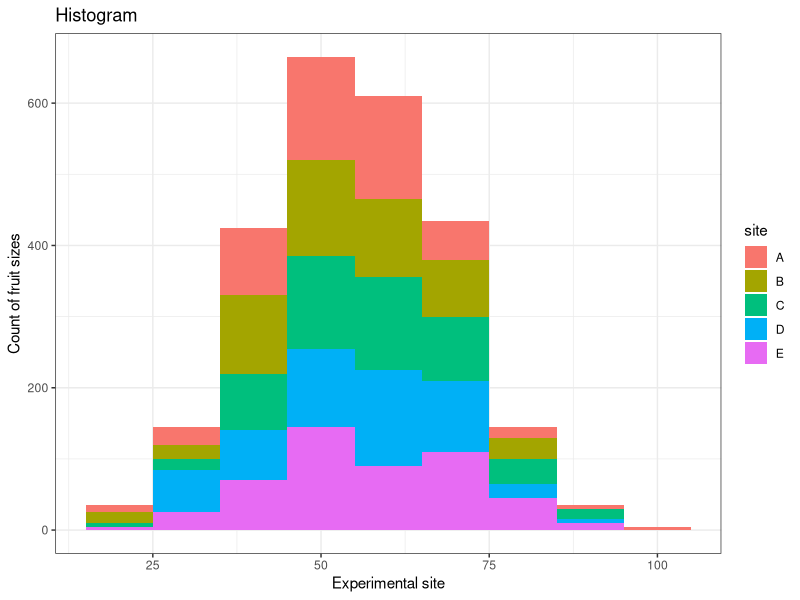

The R script that drew this image: (Note: this script raises an error after producing the figure.)
## ---- chunk 1
library(ggplot2)
library(grid)
library("RColorBrewer")
  
# first re-create fake data from hw #7 & #8
forest <- rnorm(n=500,mean=10,sd=2) 
noise <- rnorm(n=500, sd=10) 
fruit <- 5.5 + forest*5 + noise

# add new variables to have more to play with in graphs
category <- rep(c("Ant", "No Ant"), each=250)  
site = rep(c("A","B","C","D","E"), each=100, times=5)   # added 5 sites
 
# put data into a dataframe
ID <- seq_len(500) 
fake_data <- data.frame(ID,forest,fruit,category, site)

# look at the data
head(fake_data)

myColors <- brewer.pal(6,"Set1")
names(myColors) <- levels(fake_data$category)
## ---- chunk 2
p1 <- ggplot(data=fake_data, aes(x=fruit, fill= site)) +
  geom_histogram(binwidth = 10) +
  ylab("Count of fruit sizes") +
  xlab("Experimental site") + 
  ggtitle("Histogram") +
  theme_bw()

print(p1)
## ---- chunk 3
p2 <- ggplot(fake_data, aes(forest, fruit)) +
  geom_point(aes(colour = factor(category), shape = factor(site))) +
   labs(
    x = "Coffee fruit size (mg)",
    y = "Forest cover in 1 km radius (%)",
    colour = "category",
    shape = "site") +
  scale_colour_manual(values = colors) +
  theme_classic() +
  ggtitle("Trends")
  
print(p2)
## ---- chunk 4
p3 <- ggplot(data=fake_data, aes(x=forest,y=fruit), col=site, fill=category) + 
  facet_grid(~site) +
  geom_boxplot(aes(y=fruit, lty=category), size=0.5) +
  ylab("Coffee fruit size (mg)") +
  xlab("Forest cover in 1 km radius (%)") + 
  theme_dark() 
  
print(p3)
## ---- chunk 5
p4 <- ggplot(data=fake_data, aes(x=forest,y=fruit, group=interaction(site), col=site )) + 
  facet_grid(~category) +
  geom_point(alpha = 0.3) + 
  ylab("Coffee fruit size (mg)") +
  xlab("Forest cover in 1 km radius (%)") + 
  theme_classic()
  

print(p4)

## ---- chunk 6
# setting new color palette
myColors <- brewer.pal(9,"Set1")
names(myColors) <- levels(fake_data$category)

ggplot(data=fake_data, aes(x=forest,y=fruit), col=site, color=category) + 
  facet_grid(~site) +
  geom_violin(aes(y=fruit, color=category), size=0.5) +
  ylab("Coffee berry size (mg)") +
  xlab("Forest cover in 1 km radius (%)") + 
  scale_colour_manual(name="category", values=myColors)
  theme_minimal()

ggplot(data=fake_data, aes(x=forest,y=fruit), col=site, color=category) + 
  facet_grid(~site) +
  geom_jitter(aes(y=fruit, color=category), size=1) +
  scale_colour_manual(name="category", values=myColors) +
  ylab("Coffee berry size (mg)") +
  xlab("Forest cover in 1 km radius (%)") + 
  theme_gray()

ggplot(data=fake_data, aes(x=forest,y=fruit), col=site, color=category) + 
  facet_grid(~site) +
  geom_jitter(aes(y=fruit, color=category), size=1) +
  scale_colour_manual(name="category", values=myColors) +
  theme_void()
## ---- chunk 7
p5 <- ggplot(fake_data, aes(x=forest,y=fruit), fill= category) +
  geom_jitter(aes(y=fruit, color=category), size=1) +
  stat_smooth(method=lm) +
  facet_wrap(~site) + 
  theme(
  legend.position = c(.65, .65),
  legend.justification = c("right", "top"),
  legend.box.just = "right",
  legend.margin = margin(6, 6, 6, 6))

print(p5)
## ---- chunk 8
p6 <- ggplot(data=fake_data, aes(x=forest,y=fruit), color=category) + 
  geom_point(size=0.5, alpha = 0.8) +
  geom_line(aes(y = fruit), size = 0.1) +
  scale_colour_manual(values=c("yellow","black")) +
  ylab("Coffee berry size (mg)") +
  xlab("Forest cover in 1 km radius (%)") + 
  geom_hline(yintercept=50, linetype="dashed") +
  theme_bw() +
  theme(legend.box.background = element_rect(),
  legend.box.margin = margin(6, 6, 6, 6))

print(p6)
## ---- chunk 9
mytheme <- theme(axis.title.x = element_text(size=20, color = "black", face = "bold"), 
                 axis.title.y = element_text(size=20, color = "black", face = "bold"),
                 axis.text = element_text(size=15, color ="black"),legend.title=element_blank(),
                 legend.position=c("right"),legend.background=element_rect(colour="black",size=0.4),
                 panel.background = element_rect(colour = "black", size=0.5, fill=NA)) +
  theme(legend.text=element_text(size=18)) 

# create a color palette
colors <- c("Ant" = "green", "No Ant" = "orange", "A" = "darkgreen", "B" = "orange", "C" = "brown", "D" = "pink", "E" = "blue")
## ---- chunk 10
favorite <- ggplot(data=fake_data, aes(x=forest,y=fruit), col=site, color=category) + 
  facet_grid(~site) +
  geom_violin(aes(y=fruit, color=category), size=0.5) +
  ylab("Coffee berry size (mg)") +
  xlab("Forest cover in 1 km radius (%)") + 
  theme_test() + 
  mytheme + 
  #scale_fill_discrete(name = "Experimental sites")

print(favorite)
## ---- chunk 11
pushViewport(viewport(layout = grid.layout(3, 2)))
print(p1, vp = viewport(layout.pos.row = 1, layout.pos.col = 1))
print(p2, vp = viewport(layout.pos.row = 1, layout.pos.col = 2))
print(p3, vp = viewport(layout.pos.row = 2, layout.pos.col = 1))
print(p4, vp = viewport(layout.pos.row = 2, layout.pos.col = 2))
print(p5, vp = viewport(layout.pos.row = 3, layout.pos.col = 1))
print(p6, vp = viewport(layout.pos.row = 3, layout.pos.col = 2))  
